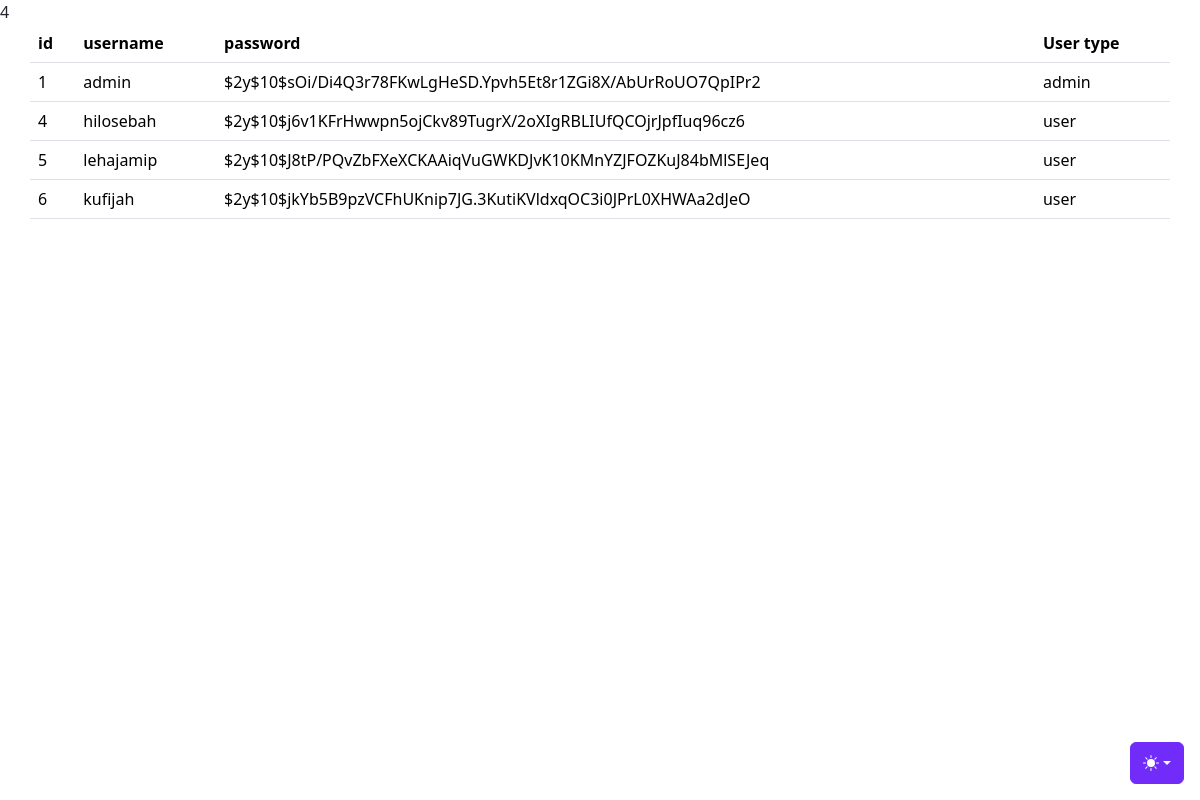
The app's page /views/usertest.php with its own data.
### tables this page shows
CREATE TABLE "users" (
	"id"	INTEGER NOT NULL UNIQUE,
	"username"	varchar(35) NOT NULL UNIQUE,
	"password"	varchar(255) NOT NULL,
	"user_type"	varchar(20) NOT NULL DEFAULT user,
	PRIMARY KEY("id")
);

### src/views/usertest.php (the view, shortened to what this page needs)
<?php
$conn  = new PDO('sqlite:C:/Users/luisl/Desktop/GitHub proyects/proyect_test/database.db');
$sql = "SELECT * FROM users;";
$stmt = $conn->prepare($sql);
$stmt->execute();
$rows = $stmt->fetchAll();
?>
<!doctype html>
<html lang="en" data-bs-theme="auto">
<head>
  <?php include('partials/header.php'); ?>
</head>
<body>
  <?php include('partials/ToggleThemeDown.php') ?>
  <div class="container">
    <div class="row">
        <table class="table table-hover">
            <thead>
                <tr>
                    <th>id</th>
                    <th>username</th>
                    <th>password</th>
                    <th>User type</th>
                </tr>
            </thead>
            <tbody>
                <?php for ($i=0; $i <count($rows); $i++) { ?>
                    <tr>
                        <td><?= $rows[$i]["id"]; ?></td>
                        <td><?= $rows[$i]["username"]; ?></td>
                        <td><?= $rows[$i]["password"]; ?></td>
                        <td><?= $rows[$i]["user_type"]; ?></td>
                    </tr>
                <?php } ?>
            </tbody>
        </table>
    </div>
  </div>
</body>
</html>

### src/partials/header.php (shortened to what this page needs)
<link href="https://cdn.jsdelivr.net/npm/bootstrap@5.3.2/dist/css/bootstrap.min.css" rel="stylesheet">
<link rel="stylesheet" href="https://cdn.jsdelivr.net/npm/bootstrap-icons@1.11.3/font/bootstrap-icons.min.css">
<link rel="stylesheet" href="/public/css/toggleTheme.css">
<link rel="stylesheet" href="/public/css/style.css">

### src/partials/ToggleThemeDown.php (shortened to what this page needs)
<div class="dropdown position-fixed bottom-0 end-0 mb-3 me-3 bd-mode-toggle">
  <button class="btn btn-bd-primary py-2 dropdown-toggle d-flex align-items-center" id="bd-theme" type="button" aria-expanded="false" data-bs-toggle="dropdown" aria-label="Toggle theme (auto)">
    <svg class="bi my-1 theme-icon-active" width="1em" height="1em">
      <use href="#circle-half"></use>
    </svg>
  </button>
</div>

### src/public/css/toggleTheme.css (style rules this page uses)
.btn-bd-primary { --bd-violet-bg: #712cf9; --bd-violet-rgb: 112.520718, 44.062154, 249.437846; --bs-btn-font-weight: 600; --bs-btn-color: var(--bs-white); --bs-btn-bg: var(--bd-violet-bg); --bs-btn-border-color: var(--bd-violet-bg); --bs-btn-hover-color: var(--bs-white); --bs-btn-hover-bg: #6528e0; --bs-btn-hover-border-color: #6528e0; --bs-btn-focus-shadow-rgb: var(--bd-violet-rgb); --bs-btn-active-color: var(--bs-btn-hover-color); --bs-btn-active-bg: #5a23c8; --bs-btn-active-border-color: #5a23c8; }
.bd-mode-toggle { z-index: 1500; }
.bi { vertical-align: -.125em; fill: currentColor; }

### src/public/css/style.css (style rules this page uses)
body { height: 100%; }

### records on screen
users: id "1", username "admin", password "$2y$10$sOi/Di4Q3r78FKwLgHeSD.Ypvh5Et8r1ZGi8X/AbUrRoUO7QpIPr2", user_type "admin"
users: id "4", username "hilosebah", password "$2y$10$j6v1KFrHwwpn5ojCkv89TugrX/2oXIgRBLIUfQCOjrJpfIuq96cz6", user_type "user"
users: id "5", username "lehajamip", password "$2y$10$J8tP/PQvZbFXeXCKAAiqVuGWKDJvK10KMnYZJFOZKuJ84bMlSEJeq", user_type "user"
users: id "6", username "kufijah", password "$2y$10$jkYb5B9pzVCFhUKnip7JG.3KutiKVldxqOC3i0JPrL0XHWAa2dJeO", user_type "user"
